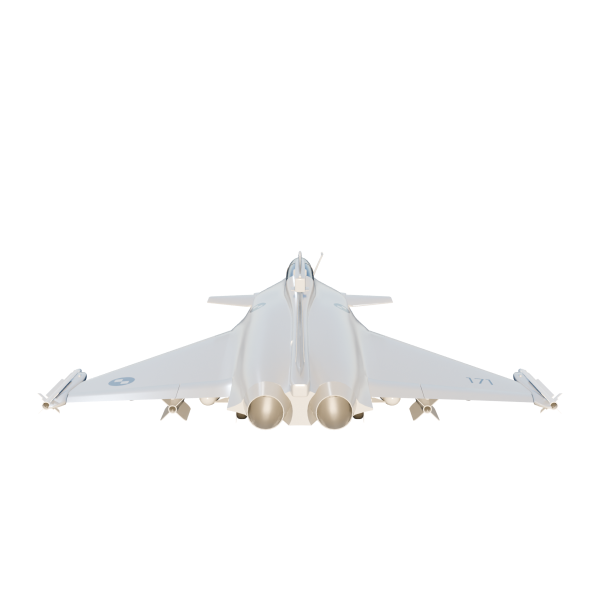
#> input picture assets_gz/rear.png, 1200 x 1200 px, found by its file name (shown at 1/2 size)
$ python gz_render.py
#> lines starting #> are read from the running program, lines starting #| are printed output that depends on the picture
"""« Combien de G peut encaisser un humain ? » — escalade 1 G → 46,2 G (sans voix).
Usage : python3 gz_render.py [stills t1 ...]  -> gz/video_noaudio.mp4 + gz/tl.json"""
import cairo, json, math, os, random, subprocess, sys
import numpy as np
from PIL import Image, ImageFilter

W, H, FPS = 1080, 1920, 30
OUT = 'gz/'
YEL = (1.0, 0.84, 0.1); RED = (1.0, 0.28, 0.25); WHITE = (1, 1, 1); CYA = (0.4, 0.85, 1.0)

# (t0, G, titre, sous-titre, pose)
ST = [
    (0.0, 1.0, None, None, 'neutral'),
    (3.6, 1.0, "TOI, SUR TON CANAPÉ", "Tout va bien.", 'neutral'),
    (9.0, 1.2, "VIRAGE D'UN AVION DE LIGNE", "Tu le sens à peine.", 'wink_thumb'),
    (14.0, 4.0, "MONTAGNES RUSSES", "Jusqu'à 4 G, quelques secondes.", 'laugh'),
    (21.0, 5.0, "VOILE GRIS", "Le sang quitte ta tête : les couleurs disparaissent.", 'shocked'),
    (28.0, 6.0, "VOILE NOIR", "Sans entraînement… tu t'évanouis.", 'skeptical'),
    (35.5, 9.0, "PILOTE DE RAFALE", "Combinaison anti-G + respiration spéciale.", 'helmet'),
    (44.5, 12.0, "ÉJECTION", "Plus de 12 G… en une fraction de seconde.", 'panic'),
    (50.5, 46.2, "RECORD HUMAIN", "John Stapp, 1954, sur un traîneau-fusée.", 'shocked'),
    (62.0, 46.2, None, None, 'salute'),
]
TOTAL = 68.0
json.dump(dict(st=[(s[0], s[1]) for s in ST], total=TOTAL), open(OUT + 'tl.json', 'w'))


def stage(t):
    i = max(k for k, s in enumerate(ST) if s[0] <= t); return i, ST[i]


# [9 lines left out: function G_at, not called in this run]


def ease(u):
    u = min(max(u, 0), 1); return u * u * (3 - 2 * u)


def ease_out(u):
    u = min(max(u, 0), 1); return 1 - (1 - u) ** 3


def font(c, size):
    c.select_font_face("Poppins", cairo.FONT_SLANT_NORMAL, cairo.FONT_WEIGHT_BOLD); c.set_font_size(size)


# [8 lines left out: function text_c, not called in this run]


def rrect(c, x, y, w, h, r):
    c.new_sub_path(); c.arc(x + w - r, y + r, r, -math.pi / 2, 0); c.arc(x + w - r, y + h - r, r, 0, math.pi / 2)
    c.arc(x + r, y + h - r, r, math.pi / 2, math.pi); c.arc(x + r, y + r, r, math.pi, 3 * math.pi / 2); c.close_path()


def pil_to_surface(im):
    im = im.convert('RGBA'); a = np.asarray(im).astype(np.float32) / 255.0
    rgb = a[..., :3] * a[..., 3:4]; bgra = np.dstack([rgb[..., 2], rgb[..., 1], rgb[..., 0], a[..., 3]]) * 255
    h, w = im.height, im.width; stride = cairo.ImageSurface.format_stride_for_width(cairo.FORMAT_ARGB32, w)
    buf = np.zeros((h, stride // 4, 4), np.uint8); buf[:, :w] = bgra.astype(np.uint8)
    return cairo.ImageSurface.create_for_data(buf, cairo.FORMAT_ARGB32, w, h, stride), buf


# ---------- sprites ----------
REAR = Image.open('gz/rear.png').convert('RGBA'); REAR = REAR.crop(REAR.getbbox())
#> further down, REAR is the input picture: PIL image 1200x1200 RGBA; mean R, G, B, A 20.7, 20.7, 20.6, 25
#> after `REAR = REAR.crop(REAR.getbbox())`:
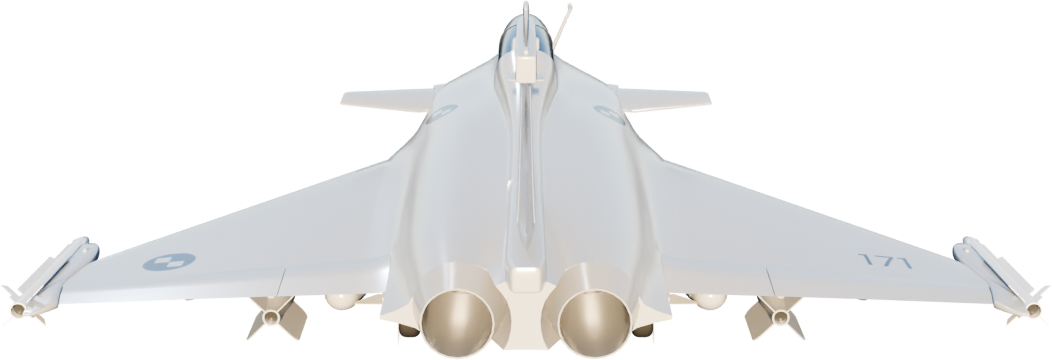
#> REAR: PIL image 1052x360 RGBA; mean R, G, B, A 78.5, 78.4, 78.2, 95; transparent parts drawn white
REAR_S, _rb = pil_to_surface(REAR)
#> in pil_to_surface, `rgb = a[..., :3] * a[..., 3:4]`:
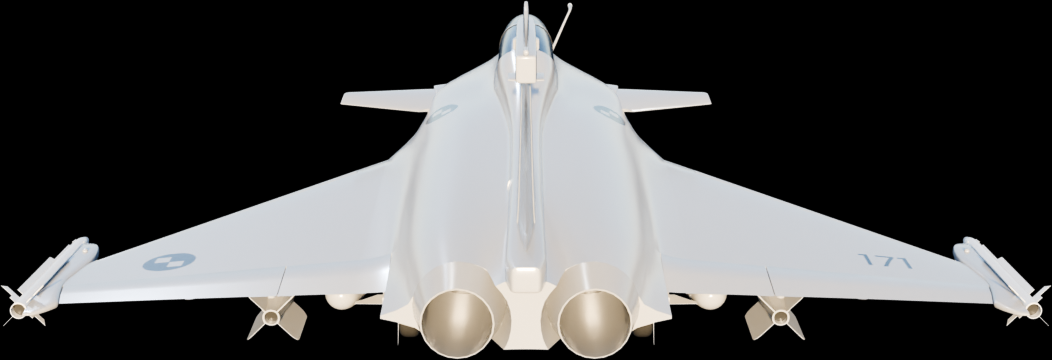
#> rgb: shape (360, 1052, 3) float32; mean R, G, B 0.301, 0.301, 0.3
#> in pil_to_surface, `bgra = np.dstack([rgb[..., 2], rgb[..., 1], rgb[..., 0], a[..., 3]]) *`:
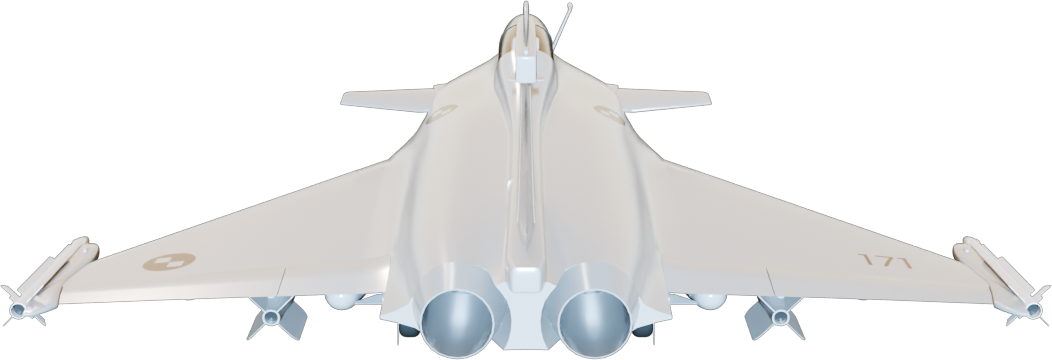
#> bgra: shape (360, 1052, 4) float32; mean R, G, B, A 76.6, 76.7, 76.8, 95.2; transparent parts drawn white
#> (the run stopped early here; a loop or call above may not have finished)
